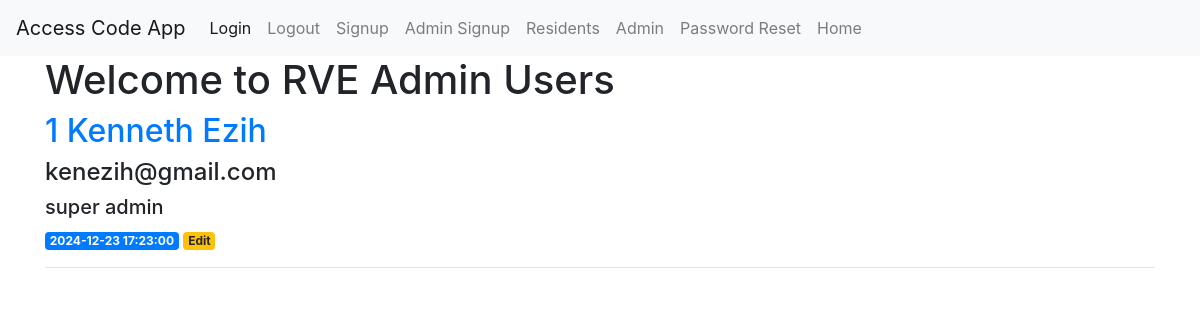
Page /admin_users (signed in) on the earlier database version.
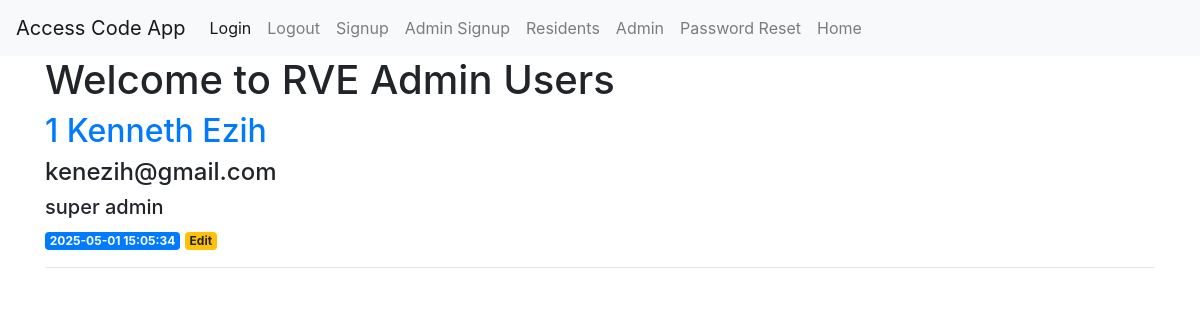
Same page on the later database version.
### tables this page shows
CREATE TABLE admin_users (
    admin_id INTEGER PRIMARY KEY AUTOINCREMENT,
    full_name TEXT NOT NULL,
    a_address TEXT NOT NULL,
    email TEXT NOT NULL,
    a_profile TEXT NOT NULL,
    validity_date TIMESTAMP NOT NULL,
    a_created TIMESTAMP NOT NULL DEFAULT CURRENT_TIMESTAMP
);

### app.py (the view)
@app.route('/admin_users')
def admin_users():
    if request.method == 'GET':
        if session.get('user') == None:
            if session.get('user_name'):
                flash('Please Login', category='error')
            return redirect(url_for('admin_login'))
    conn = get_db_connection()
    admin_users = conn.execute('SELECT * FROM admin_users').fetchall()
    conn.close()
    return render_template('admin_users.html', admin_users=admin_users)

### app.py (called while the page is built)
def get_db_connection():
    conn = sqlite3.connect('database.db')
    conn.row_factory = sqlite3.Row
    return conn

### templates/admin_users.html
{% extends 'base4.html' %}
{% block content %}
    <h1>{% block title %} Welcome to RVE Admin Users {% endblock %}</h1>
    {% for admin_users in admin_users %}
        <a href="{{ url_for('view_admin', admin_id=admin_users['admin_id']) }}">
            <h2>{{ admin_users['admin_id'] }} {{ admin_users['full_name'] }}</h2>
        </a>
        <h4>{{ admin_users['email'] }}</h4>
        <h5>{{ admin_users['a_profile']}}</h5>
        <span class="badge badge-primary">{{ admin_users['a_created'] }}</span>
        <a href="{{ url_for('view_admin', admin_id=admin_users['admin_id']) }}">
            <span class="badge badge-warning">Edit</span>
        </a>
        <hr>
    {% endfor %}
{% endblock %}

### templates/base4.html (shortened to what this page needs)
<!doctype html>
<html lang="en">
  <head>
    <link rel="stylesheet" href="https://stackpath.bootstrapcdn.com/bootstrap/4.3.1/css/bootstrap.min.css">
  </head>
  <body>
    <nav class="navbar navbar-expand-md navbar-light bg-light">
      <a class="navbar-brand" href="#">Access Code App</a>
        <div class="collapse navbar-collapse" id="navbarNav">
            <ul class="navbar-nav">
              <li class="nav-item active">
                <a class="nav-link" href="{{ url_for('admin_login') }}">Login</a>
              </li>
              <li class="nav-item">
                <a class="nav-link" href="{{url_for('alogout')}}">Logout</a>
              </li>
              <li class="nav-item">
                <a class="nav-link" href="{{url_for('register')}}">Signup</a>
              </li>
              <li class="nav-item">
                <a class="nav-link" href="{{url_for('admin_signup')}}">Admin Signup</a>
              </li>
              <li class="nav-item">
                <a class="nav-link" href="{{url_for('users')}}">Residents</a>
              </li>
              <li class="nav-item">
                <a class="nav-link" href="{{url_for('admin_users')}}">Admin</a>
              </li>
              <li class="nav-item">
                <a class="nav-link" href="{{url_for('reset')}}">Password Reset</a>
              </li>
              <li class="nav-item">
                <a class="nav-link" href="{{url_for('home')}}">Home</a>
              </li>
            </ul>
        </div>
    </nav>
    <div class="container">
      {% block content %} {% endblock %}
    </div>
  </body>
</html>

Differences in the rows shown:
changed admin_users "Kenneth Ezih": a_created "2024-12-23 17:23:00" → "2025-05-01 15:05:34"
